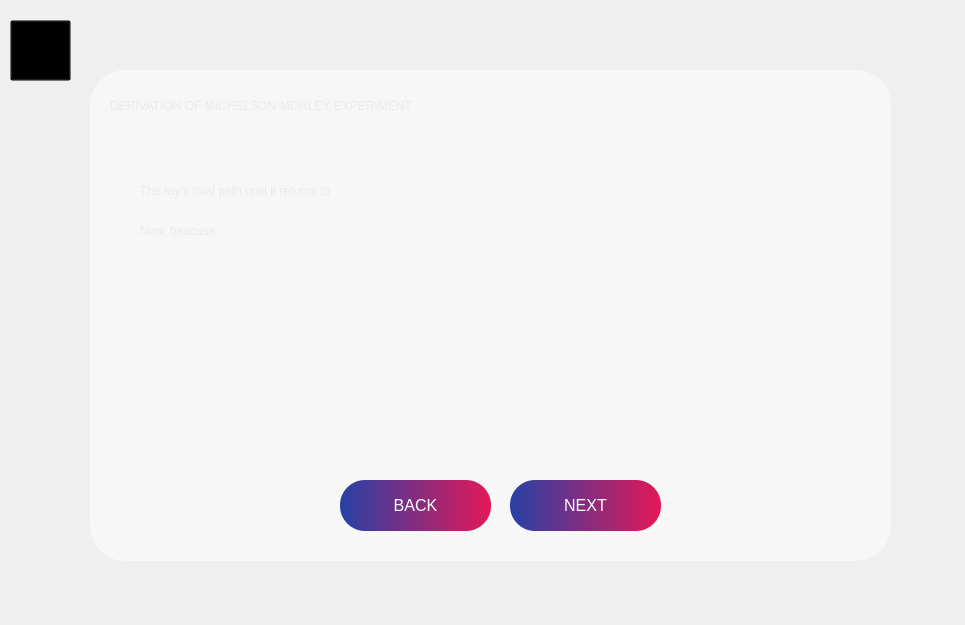
<?xml version="1.0" encoding="UTF-8"?>
<ui version="4.0">
 <class>MainWindow</class>
 <widget class="QMainWindow" name="MainWindow">
  <property name="geometry">
   <rect>
    <x>0</x>
    <y>0</y>
    <width>965</width>
    <height>625</height>
   </rect>
  </property>
  <property name="windowTitle">
   <string>MainWindow</string>
  </property>
  <widget class="QWidget" name="centralwidget">
   <widget class="QLabel" name="label">
    <property name="geometry">
     <rect>
      <x>0</x>
      <y>0</y>
      <width>971</width>
      <height>641</height>
     </rect>
    </property>
    <property name="text">
     <string/>
    </property>
    <property name="pixmap">
     <pixmap>codioful-formerly-gradienta-H5eYSjFGw5M-unsplash.jpg</pixmap>
    </property>
    <property name="scaledContents">
     <bool>true</bool>
    </property>
   </widget>
   <widget class="QLabel" name="label_2">
    <property name="geometry">
     <rect>
      <x>90</x>
      <y>70</y>
      <width>801</width>
      <height>491</height>
     </rect>
    </property>
    <property name="styleSheet">
     <string notr="true">background-color: rgba(255, 255, 255, 127); 
border-radius: 35px;
border: 1px solid rgba(255, 255, 255, 76); </string>
    </property>
    <property name="text">
     <string/>
    </property>
   </widget>
   <widget class="QPushButton" name="pushButton">
    <property name="geometry">
     <rect>
      <x>510</x>
      <y>480</y>
      <width>151</width>
      <height>51</height>
     </rect>
    </property>
    <property name="styleSheet">
     <string notr="true">QPushButton {
    background: qlineargradient(x1:0, y1:0, x2:1, y2:0, stop:0 #2741a6, stop:1 #e31858);
    border-radius: 25px;
	font-size: 16px;
    color: white;
    padding: 10px 20px;
}

QPushButton:hover {
    background: qlineargradient(x1:0, y1:0, x2:1, y2:0, stop:0 #e31858, stop:1 #2741a6);
}
</string>
    </property>
    <property name="text">
     <string>NEXT</string>
    </property>
   </widget>
   <widget class="QPushButton" name="pushButton_HOME">
    <property name="geometry">
     <rect>
      <x>10</x>
      <y>20</y>
      <width>61</width>
      <height>61</height>
     </rect>
    </property>
    <property name="styleSheet">
     <string notr="true">
QPushButton {
    background-color: transparent;
}

QPushButton:hover {
    background-color: rgba(255, 255, 255, 0.2);
    border-radius: 25px;
    border: 1px solid rgba(255, 255, 255, 0.3);
    font-size: 16px;
    color: white;
}

QPushButton:pressed {
    background-color: rgba(255, 255, 255, 0.3); 
    border: 1px solid rgba(255, 255, 255, 0.5); 
    transform: scale(0.95); 
}
</string>
    </property>
    <property name="text">
     <string/>
    </property>
    <property name="icon">
     <iconset>
      <normaloff>[CITYPNG.COM]House Line White Icon - 500x500.png</normaloff>[CITYPNG.COM]House Line White Icon - 500x500.png</iconset>
    </property>
    <property name="iconSize">
     <size>
      <width>50</width>
      <height>50</height>
     </size>
    </property>
   </widget>
   <widget class="QLabel" name="label_4">
    <property name="geometry">
     <rect>
      <x>140</x>
      <y>170</y>
      <width>361</width>
      <height>41</height>
     </rect>
    </property>
    <property name="styleSheet">
     <string notr="true">color:rgb(234, 234, 234);
font: 75 12pt &quot;MS Shell Dlg 2&quot;;
</string>
    </property>
    <property name="text">
     <string>The ray’s total path until it returns to</string>
    </property>
    <property name="scaledContents">
     <bool>false</bool>
    </property>
   </widget>
   <widget class="QLabel" name="label_3">
    <property name="geometry">
     <rect>
      <x>110</x>
      <y>80</y>
      <width>771</width>
      <height>51</height>
     </rect>
    </property>
    <property name="styleSheet">
     <string notr="true">color:rgb(234, 234, 234);
font: 18pt &quot;MS Shell Dlg 2&quot;;</string>
    </property>
    <property name="text">
     <string>DERIVATION OF MICHELSON-MORLEY EXPERIMENT</string>
    </property>
   </widget>
   <widget class="QPushButton" name="pushButton_2">
    <property name="geometry">
     <rect>
      <x>340</x>
      <y>480</y>
      <width>151</width>
      <height>51</height>
     </rect>
    </property>
    <property name="styleSheet">
     <string notr="true">QPushButton {
    background: qlineargradient(x1:0, y1:0, x2:1, y2:0, stop:0 #2741a6, stop:1 #e31858);
    border-radius: 25px;
	font-size: 16px;
    color: white;
    padding: 10px 20px;
}

QPushButton:hover {
    background: qlineargradient(x1:0, y1:0, x2:1, y2:0, stop:0 #e31858, stop:1 #2741a6);
}
</string>
    </property>
    <property name="text">
     <string>BACK</string>
    </property>
   </widget>
   <widget class="QLabel" name="label_7">
    <property name="geometry">
     <rect>
      <x>480</x>
      <y>180</y>
      <width>311</width>
      <height>31</height>
     </rect>
    </property>
    <property name="text">
     <string/>
    </property>
    <property name="pixmap">
     <pixmap>lagrida_latex_editor (10).png</pixmap>
    </property>
   </widget>
   <widget class="QLabel" name="label_5">
    <property name="geometry">
     <rect>
      <x>140</x>
      <y>210</y>
      <width>131</width>
      <height>41</height>
     </rect>
    </property>
    <property name="styleSheet">
     <string notr="true">color:rgb(234, 234, 234);
font: 75 12pt &quot;MS Shell Dlg 2&quot;;
</string>
    </property>
    <property name="text">
     <string>Now, beacuse </string>
    </property>
    <property name="scaledContents">
     <bool>false</bool>
    </property>
   </widget>
   <widget class="QLabel" name="label_8">
    <property name="geometry">
     <rect>
      <x>280</x>
      <y>210</y>
      <width>311</width>
      <height>51</height>
     </rect>
    </property>
    <property name="text">
     <string/>
    </property>
    <property name="pixmap">
     <pixmap>lagrida_latex_editor (12).png</pixmap>
    </property>
   </widget>
   <widget class="QLabel" name="label_6">
    <property name="geometry">
     <rect>
      <x>140</x>
      <y>260</y>
      <width>431</width>
      <height>51</height>
     </rect>
    </property>
    <property name="text">
     <string/>
    </property>
    <property name="pixmap">
     <pixmap>lagrida_latex_editor (15).png</pixmap>
    </property>
   </widget>
   <widget class="QLabel" name="label_9">
    <property name="geometry">
     <rect>
      <x>140</x>
      <y>300</y>
      <width>431</width>
      <height>51</height>
     </rect>
    </property>
    <property name="text">
     <string/>
    </property>
    <property name="pixmap">
     <pixmap>lagrida_latex_editor (16).png</pixmap>
    </property>
   </widget>
   <widget class="QLabel" name="label_10">
    <property name="geometry">
     <rect>
      <x>140</x>
      <y>350</y>
      <width>171</width>
      <height>71</height>
     </rect>
    </property>
    <property name="text">
     <string/>
    </property>
    <property name="pixmap">
     <pixmap>lagrida_latex_editor (17).png</pixmap>
    </property>
   </widget>
  </widget>
 </widget>
 <resources/>
 <connections/>
</ui>
